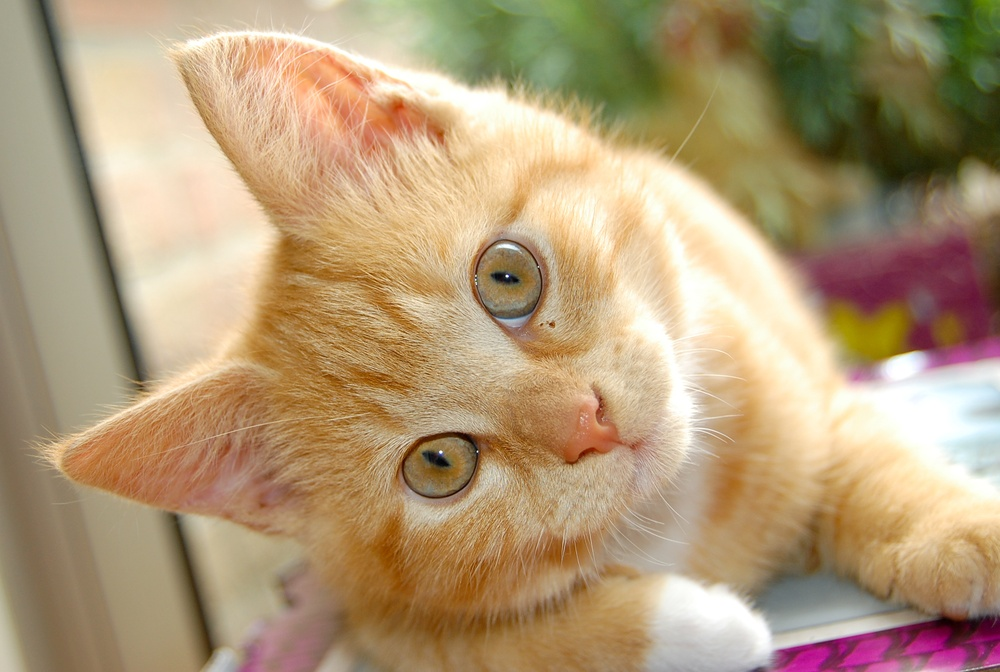
#> input picture cat.jpg, 1000 x 672 px, shrunk from 2673 x 1797 before the run
$ python getting_and_setting.py --image cat.jpg
#> lines starting #> are read from the running program, lines starting #| are printed output that depends on the picture; after the words box and inside, x2 and y2 are one past the last pixel; in counts of white or black regions, pixels touching at a corner belong together
# -*- coding: utf-8 -*-
# @Author:   MR_Radish
# @Date:     2018-07-23 18:00:01
# @E-mail:   ty_2016@foxmail.com
# @FileName: getting_and_setting.py
# @TODO: 操作图像中的像素点

import argparse
import cv2

parser = argparse.ArgumentParser(prog="PROG")
parser.add_argument("-i", "--image", required=True, help="Path to the image")
args = vars(parser.parse_args())

image = cv2.imread(args["image"])
#> image is the input picture: shape (672, 1000, 3); mean B, G, R 119.2, 153.6, 177.2
cv2.imshow("Original", image)
# cv2.waitKey(0)

(b, g, r) = image[0, 0]
#> b = 142; g = 163; r = 164
print(image[0, 0])
#| [142 163 164]
print("Pixel at (0, 0) - Red: {}, Green: {}, Bule: {}".format(r, g, b))
#| Pixel at (0, 0) - Red: 164, Green: 163, Bule: 142
# Update the pixel at (0, 0)
image[0, 0] = (0, 0, 255)
#> image: shape (672, 1000, 3); under 0.01% of pixels changed, all inside (x1, y1, x2, y2) = (0, 0, 1, 1)
(b, g, r) = image[0, 0]
#> b = 0; g = 0; r = 255
print("Pixel at (0, 0) - Red: {}, Green: {}, Bule: {}".format(r, g, b))
#| Pixel at (0, 0) - Red: 255, Green: 0, Bule: 0

corner = image[0:200, 0:100]
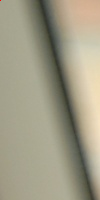
#> corner: shape (200, 100, 3); mean B, G, R 134.3, 155.5, 160.2
cv2.imshow("Corner", corner)

# start-y: end-y, start-x: end-x
#第一维是y坐标
image[0:200, 0:100] = (0, 255, 0)
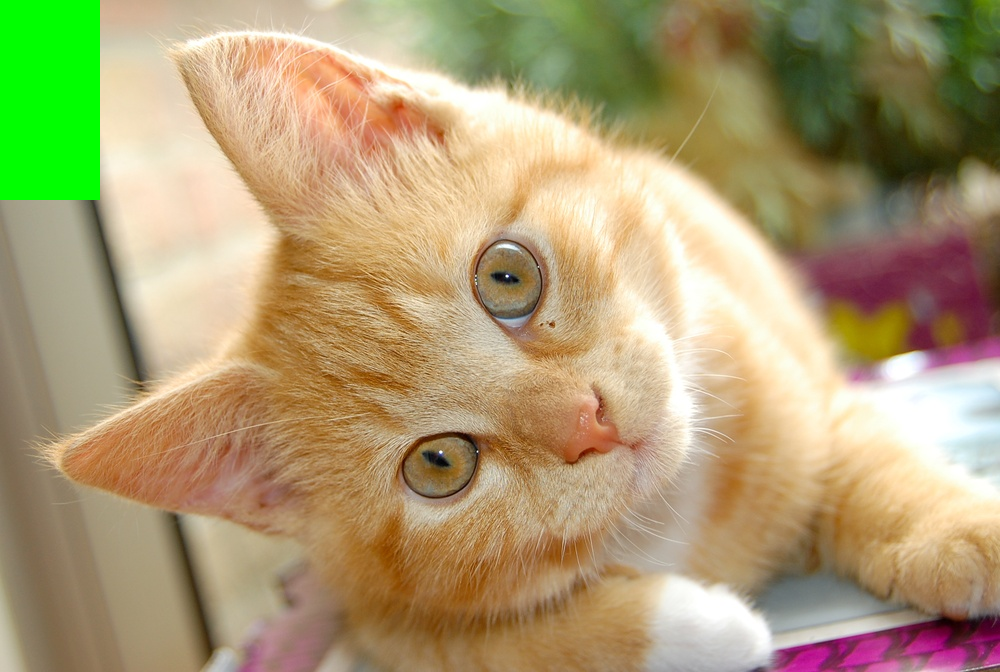
#> image: shape (672, 1000, 3); mean B, G, R 115.2, 156.6, 172.4

cv2.imshow("Updated", image)
cv2.waitKey(0)
